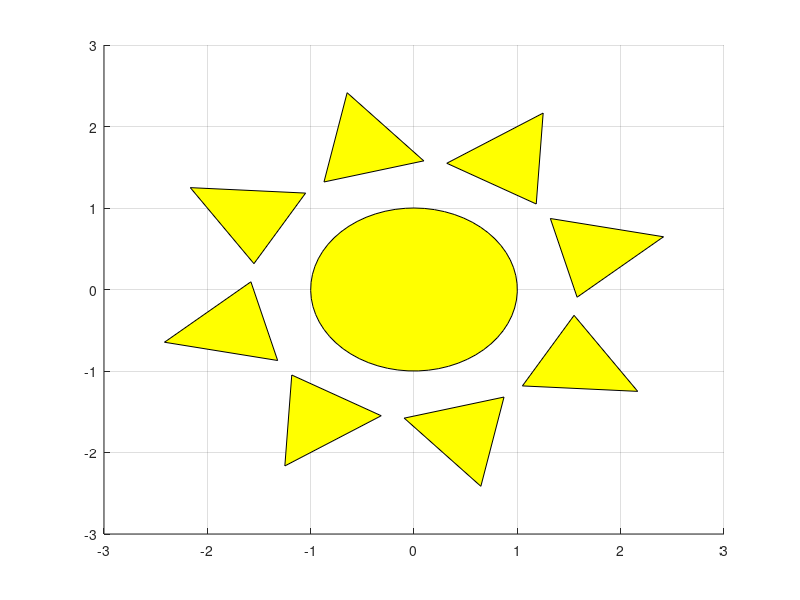

Write the MATLAB code that produced this figure.
%% sunce
clc  % Čisti komandni prozor
clearvars  % Uklanja sve varijable iz workspace-a

% Definiranje kružnice
t = 0:0.1:2*pi;  % Definira niz vrijednosti od 0 do 2*pi s korakom 0.1
x = sin(t);  % Računa x koordinate kružnice
y = cos(t);  % Računa y koordinate kružnice
patch(x, y, 'yellow')  % Crta žuti krug

grid on  % Uključuje mrežu
axis([-3 3 -3 3])  % Postavlja granice osi na [-3, 3] za obje osi

% Definiranje trokuta
x = [1.5 2.5 1.5];  % x koordinate vrhova trokuta
y = [-0.5 0 0.5];  % y koordinate vrhova trokuta
deg = 45;  % Početni kut rotacije
trokut = zeros();  % Inicijalizira niz za pohranu handle-ova trokuta

% Kreiranje i rotiranje osam trokuta
for i = 1:8   
    trokut(i) = patch(x, y, 'yellow');  % Crta trokut i sprema handle u niz
    rotate(trokut(i), [0 0 1], deg)  % Rotira trokut za 'deg' stupnjeva oko osi z
    deg = deg + 45;  % Povećava kut za 45 stupnjeva za sljedeći trokut
end

% Rotacija svih trokuta oko središta
for i = 1:240
    rotate(trokut, [0 0 1], 1)  % Rotira sve trokute za 1 stupanj oko osi z
    pause(1/240)  % Pauzira izvršenje na 1/240 sekunde za efekt glatke animacije
end


% 
% p = patch([0 0 20 20 0], [0 40 40 0 0], 'red');
% axis ([-60 60 -60 60])
% 
%  for i=1:480
% rotate(p, [0 1 0], 2, [0 0 0])
% pause(1/240)
% end
%  



% x = [0 0 1 1];
% y = [0.25 -0.25 -0.25 0.25];
% kazaljka = patch(x,y,'red');
% 
% 
% for i=1:180
%     rotate(kazaljka, [0 0 1], 10, [0 0 0]) 
%     pause(1/30)
% end